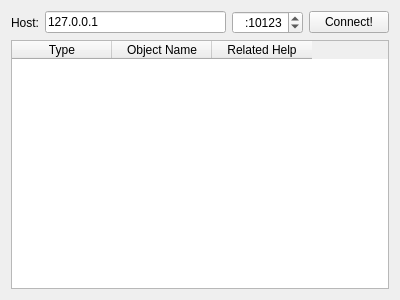
<?xml version="1.0" encoding="UTF-8"?>
<ui version="4.0">
 <class>conntest</class>
 <widget class="QWidget" name="conntest">
  <property name="geometry">
   <rect>
    <x>0</x>
    <y>0</y>
    <width>400</width>
    <height>300</height>
   </rect>
  </property>
  <property name="windowTitle">
   <string>Connection Test</string>
  </property>
  <layout class="QVBoxLayout" name="verticalLayout">
   <item>
    <layout class="QHBoxLayout" name="horizontalLayout_3">
     <item>
      <widget class="QLabel" name="label">
       <property name="text">
        <string>Host:</string>
       </property>
      </widget>
     </item>
     <item>
      <widget class="QLineEdit" name="txtHost">
       <property name="text">
        <string>127.0.0.1</string>
       </property>
      </widget>
     </item>
     <item>
      <widget class="QSpinBox" name="spnPort">
       <property name="alignment">
        <set>Qt::AlignRight|Qt::AlignTrailing|Qt::AlignVCenter</set>
       </property>
       <property name="prefix">
        <string>:</string>
       </property>
       <property name="minimum">
        <number>1</number>
       </property>
       <property name="maximum">
        <number>655535</number>
       </property>
       <property name="value">
        <number>10123</number>
       </property>
      </widget>
     </item>
     <item>
      <widget class="QPushButton" name="btnConnect">
       <property name="text">
        <string>Connect!</string>
       </property>
      </widget>
     </item>
    </layout>
   </item>
   <item>
    <widget class="QTableWidget" name="tableWidget">
     <column>
      <property name="text">
       <string>Type</string>
      </property>
     </column>
     <column>
      <property name="text">
       <string>Object Name</string>
      </property>
     </column>
     <column>
      <property name="text">
       <string>Related Help</string>
      </property>
     </column>
    </widget>
   </item>
  </layout>
 </widget>
 <resources/>
 <connections/>
</ui>
